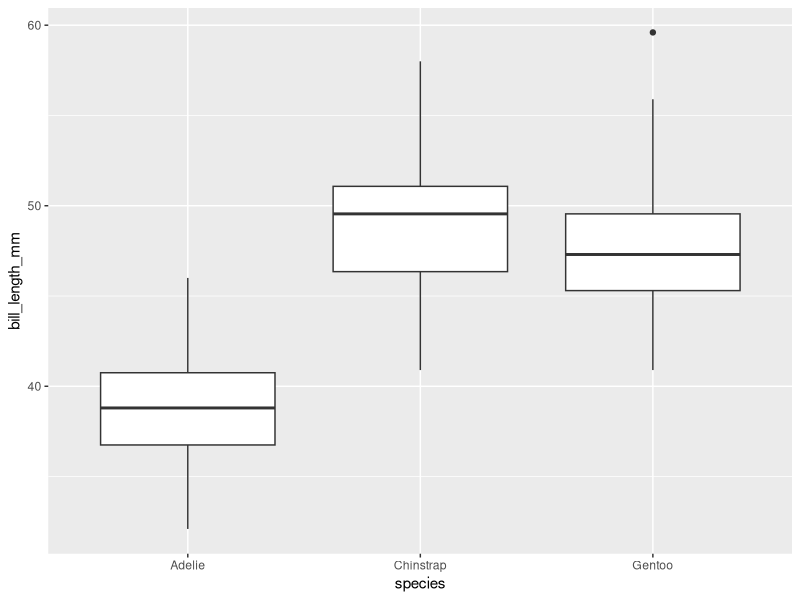
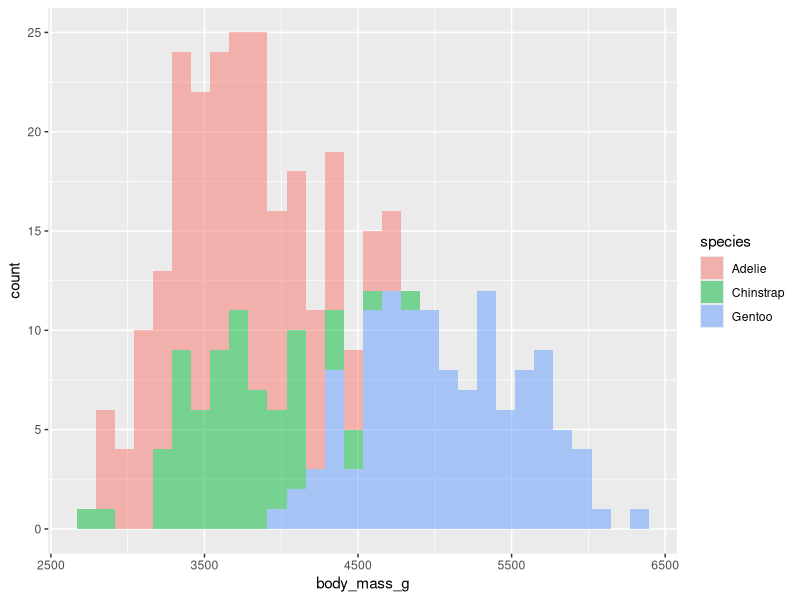
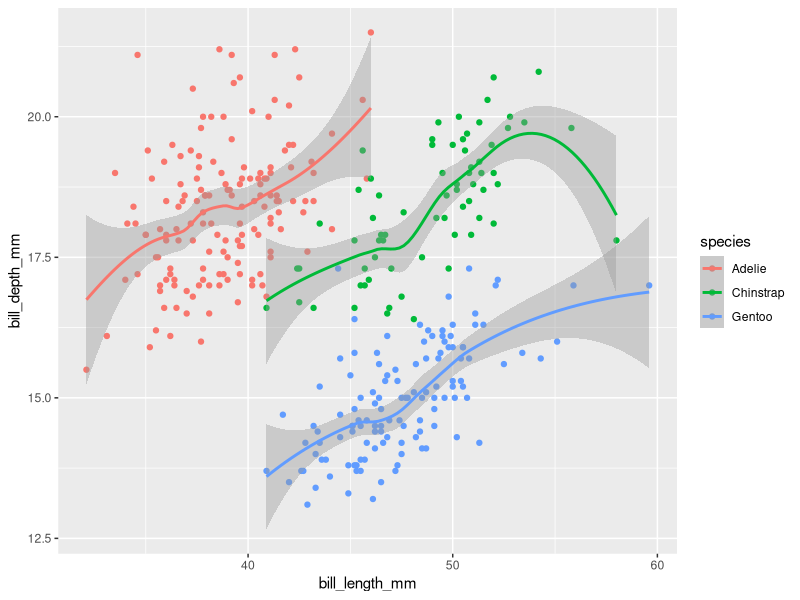
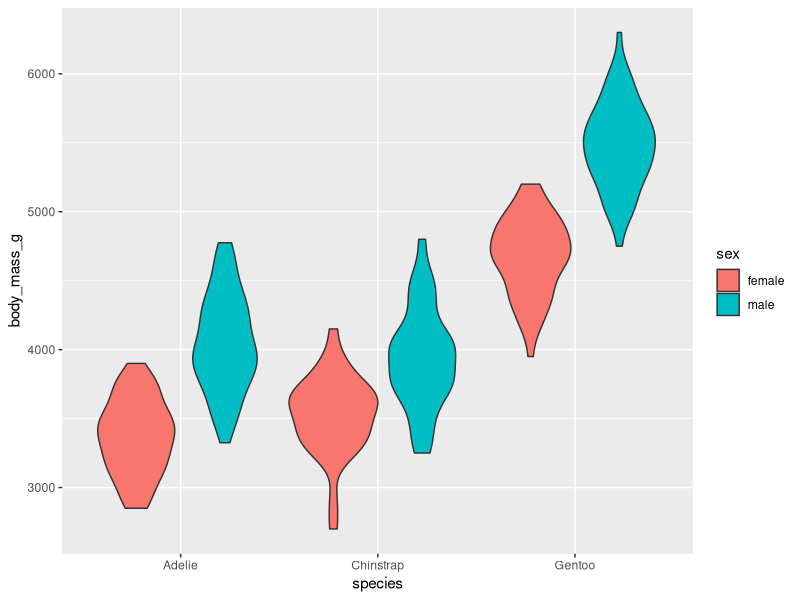

Write R code to recreate these figures, in order.
## ---- chunk 1
knitr::opts_chunk$set(echo = TRUE)
library(tidyverse)
library(palmerpenguins)
## ---- chunk 2
ggplot(data = penguins) +
  geom_boxplot(aes(x = species, y = bill_length_mm))
## ---- chunk 3
ggplot(data = penguins) +
  geom_histogram(mapping = aes(fill = species, x = body_mass_g), alpha = 0.5)

## ---- chunk 4
ggplot(data = penguins, mapping = aes(x = bill_length_mm, y = bill_depth_mm, color = species)) +
  geom_point() + 
  geom_smooth()

## ---- chunk 5
penguins %>% 
  drop_na(sex) %>%
    ggplot(mapping = aes(x = species, y = body_mass_g, fill = sex)) + 
  geom_violin() 

